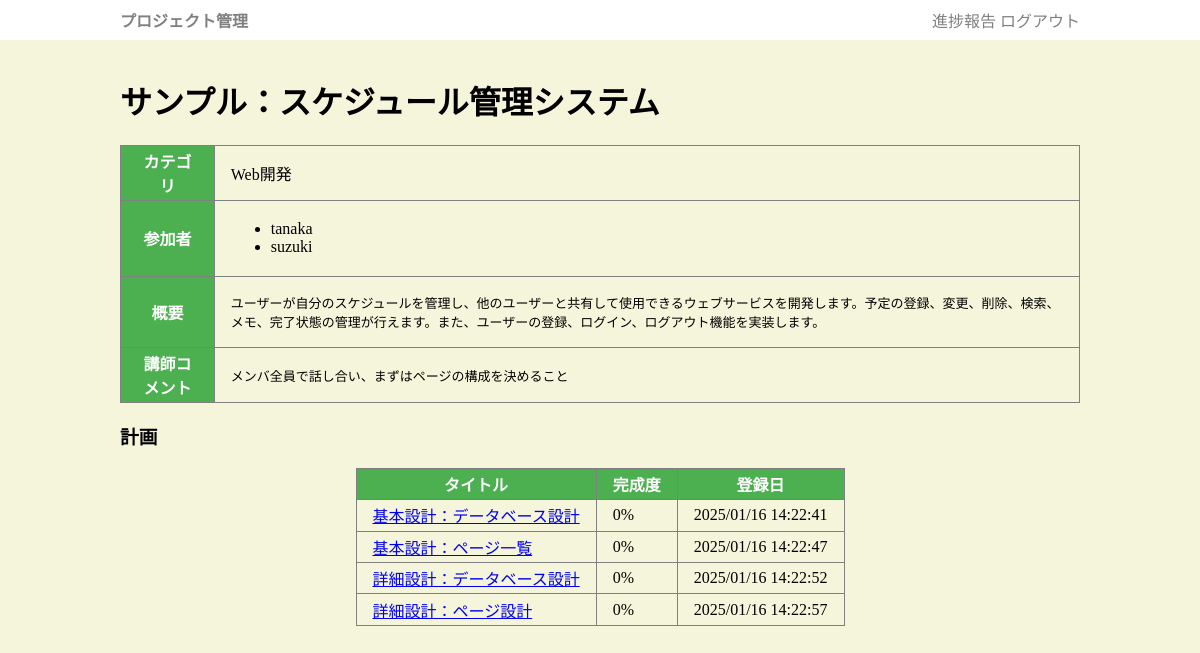
The page /project/1 (signed in) on the database as committed earlier.
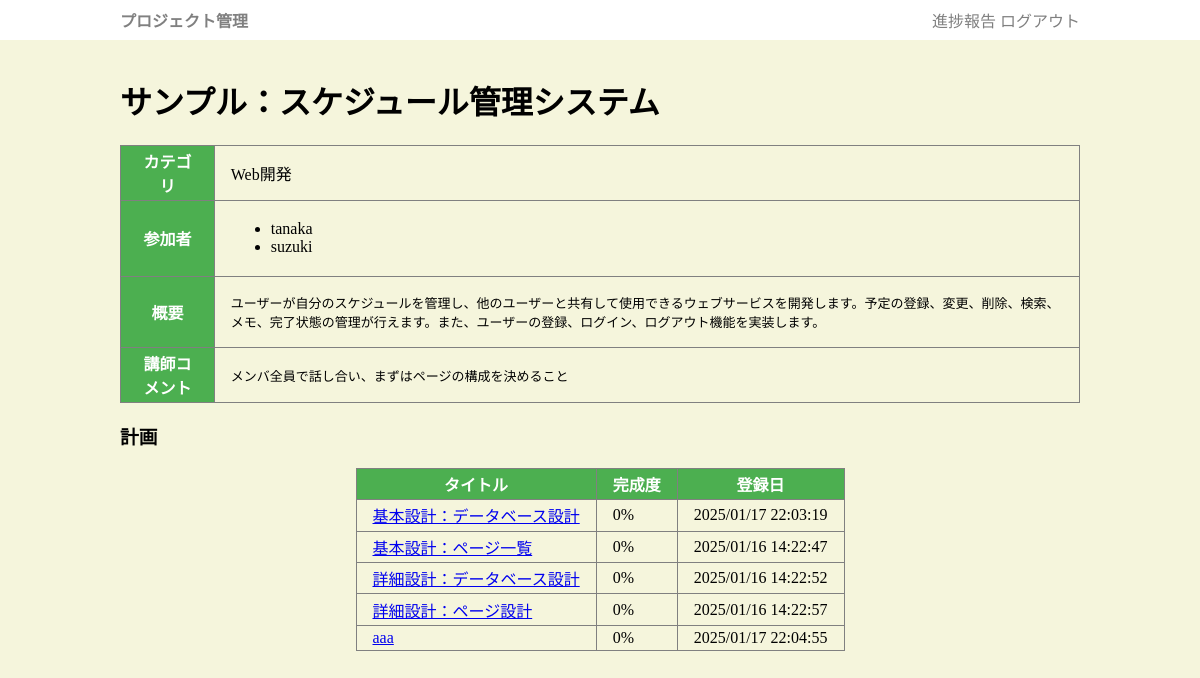
The same page on the database as committed later.
### app.py (models this page shows, shortened)
class Member(db.Model):
    mid = db.Column(db.Integer, primary_key=True)
    pid = db.Column(db.Integer, db.ForeignKey("project.pid"))
    uid = db.Column(db.Integer, db.ForeignKey("user.uid"))

class User(db.Model):
    uid = db.Column(db.Integer, primary_key=True)
    uname = db.Column(db.String(255))
    upass = db.Column(db.String(255))
    member = db.relationship('Member', backref='user', lazy=True)
    preport = db.relationship('Preport', backref='user', lazy=True)

class Plan(db.Model):
    planid = db.Column(db.Integer, primary_key=True)
    pid = db.Column(db.Integer, db.ForeignKey("project.pid"))
    ptitle = db.Column(db.String(255))
    pbody = db.Column(db.String(65545))
    prate = db.Column(db.Integer, default=0)
    url = db.Column(db.String(255))
    plan_at = db.Column(db.DateTime, default=datetime.now)
    comment = db.Column(db.String(65545))

### app.py (the view)
@app.get('/project/<pid>')
def project(pid):
    if "uid" not in session:
        return redirect("/login")
    row = Project.query.get_or_404(pid)
    if is_myproject(row.pid):
        return render_template("project_edit.html",project=row,user=User.query.get(session['uid']))
    else:
        return render_template("project.html",project=row,user=User.query.get(session['uid']))

### app.py (called while the page is built)
def is_myproject(pid):
    row = Member.query.filter(Member.pid==pid, Member.uid == session['uid']).first()
    return row is not None or session['uid'] == 1

### templates/project.html (shortened to what this page needs)
{% extends "base.html" %}
{% block main %}
<h1>{{project.title}}</h1>
<table class="desc">
    <tr><th>カテゴリ</th><td>{{project.category}}</td></tr>
    <tr><th>参加者</th><td>
        <ul>
        {% for m in project.member %}
        <li>{{m.user.uname}}</li>
        {% endfor %}
        </ul>
    </td></tr>
    <tr><th>概要</th><td><pre>{{project.desc}}</pre></td></tr>
    <tr><th>講師コメント</th><td><pre>{{project.comment}}</pre></td></tr>
</table>
<h3>計画</h3>
<table id="plist">
    <tr><th>タイトル</th><th>完成度</th><th>登録日</th></tr>
    {% for r in project.plan %}
    <tr>
        <td class="title"><a href="/plan/{{r.planid}}">{{r.ptitle}}</a></div>
        <td class="prate">{{r.prate}}%</div>
        <td class="hi">{{r.plan_at.strftime('%Y/%m/%d %H:%M:%S')}}</div>
    </tr>
    {% endfor %}
</table>
{% endblock %}

Rows that differ between the two databases and show on the page:
changed Plan "基本設計：データベース設計": plan_at "2025/01/16 14:22:41" → "2025/01/17 22:03:19"
added Plan: ptitle "aaa", prate "0", plan_at "2025/01/17 22:04:55"
